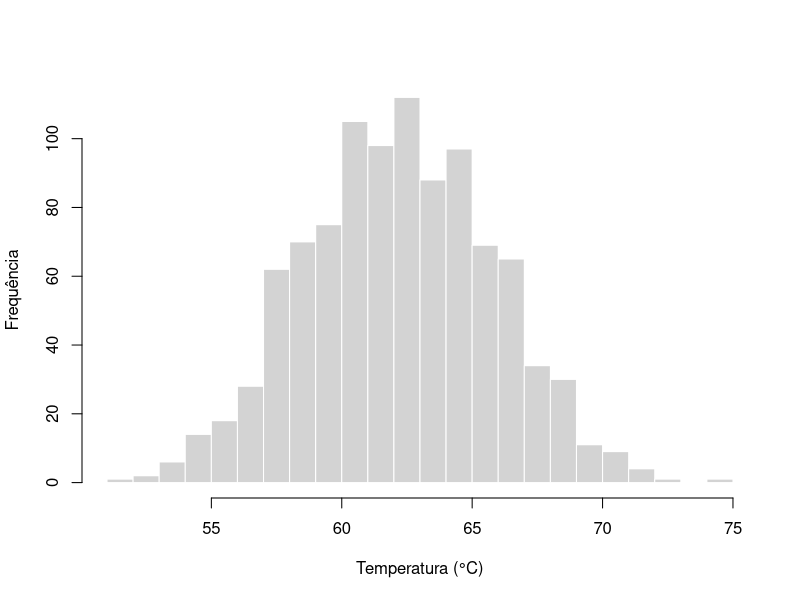
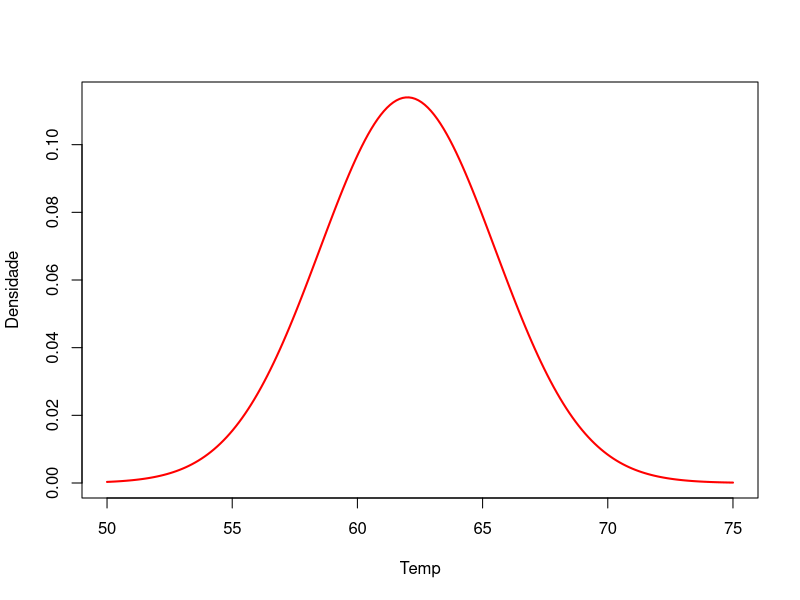
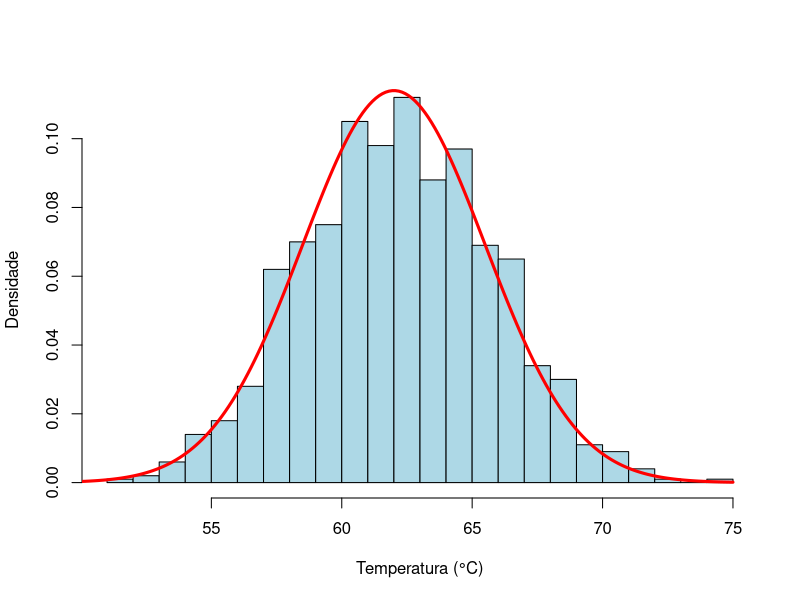

Write R code to recreate these figures, in order.
#Questão 3
#--------------- QUESTÃO 3.1 ---------------#

gerar_temp <- function(n){ # Função que vai gerar os valores empíricos
  n_pares <- n/2
  
  u1 = runif(n_pares)
  u2 = runif(n_pares)
  
  z1 = sqrt(-2 * log(u1)) * cos(2 * pi * u2) 
  z2 = sqrt(-2 * log(u1)) * sin(2 * pi * u2)
  
  z <- c(z1,z2) # Concatenação dos vetores
  temp <- 62 + 3.5*z
  return(temp)
}

#--------------- QUESTÃO 3.2 ---------------#

#Dados gerados a partir da Função Box-Muller
dados_box <- gerar_temp(1000)
head(dados_box)

#Dados gerados a partir da Função rnorm
dados_r <- rnorm(n = 1000,mean = 62,sd = 3.5)
head(dados_r)

#--------------- QUESTÃO 3.3 ---------------#

# Estatísticas para o seu método (Box-Muller) - EMPÍRICO
# Estatísticas para o método do R (rnorm) - TEÓRICO

# a)Mean: 
media_empirica <- mean(dados_box)
media_teorico <-mean(dados_r)

# b)Desvio Padrão:
desvio_empirico <- sd(dados_box)
desvio_teorico <- sd(dados_r)

# c)Max:
min_empirico <- min(dados_box)
min_teorico <- min(dados_r)

#c)Min:
max_empirico <- max(dados_box)
max_teorico <- max(dados_r)

# d)P(T > 68):
pd_empirica <- mean(dados_box > 68) #Média dos valores maiores que 68
pd_teorico <- 1 - pnorm(q = 68,mean = 62,sd = 3.5) # P(T > 68) = 1 - P(T <= 68)


# e)P(60 < T < 65):
pe_empirica <- mean(dados_box > 60 & dados_box < 65) #Média dos valores no intervalo
pe_teorico <- pnorm(q = 65,mean = 62,sd = 3.5) - pnorm(q = 60,mean = 62,sd = 3.5)
#P(60 < T < 65) = P(T <= 65) - P(T <= 60)

# f)Existe T > 75 ?
pf_empirica <- sum(dados_box > 75) #Número de valores maiores que 75 (igual a zero.)
# f)P(T > 75):
pf_teorico <- 1 - pnorm(q = 75,mean = 62,sd = 3.5) ## P(T > 75) = 1 - P(T <= 75)

#--------------- QUESTÃO 3.4 ---------------#

# (a) Histograma apenas com os dados simulados
hist(dados_box, 
     breaks = 30, 
     col = "lightgray", 
     border = "white",
     main = "", 
     xlab = "Temperatura (°C)", 
     ylab = "Frequência")

# Gráfico da normal isolada (Curva Clássica)
x_curva <- seq(50, 75, length = 200)
y_curva <- dnorm(x_curva, mean = 62, sd = 3.5)
plot(x_curva, y_curva, type = "l", col = "red", lwd = 2,
     main = "", xlab = "Temp", ylab = "Densidade")

# (b) PDF Teórica sobreposta ao Histograma
hist(dados_box, 
     breaks = 30, 
     probability = TRUE, 
     col = "lightblue", 
     main = "", 
     xlab = "Temperatura (°C)", ylab = "Densidade")

lines(x_curva, y_curva, col = "red", lwd = 3) # Linhas da Normal
